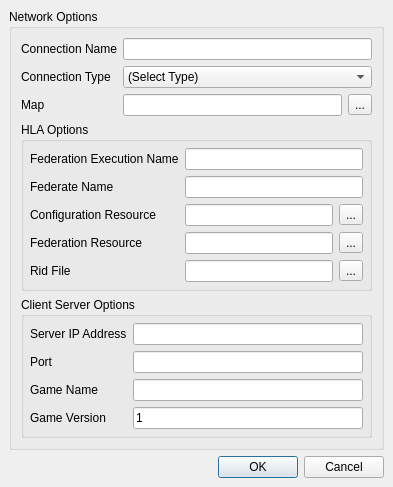
<ui version="4.0" >
 <class>HLAOptions</class>
 <widget class="QDialog" name="HLAOptions" >
  <property name="geometry" >
   <rect>
    <x>0</x>
    <y>0</y>
    <width>393</width>
    <height>463</height>
   </rect>
  </property>
  <property name="windowTitle" >
   <string>Network Options</string>
  </property>
  <property name="toolTip" >
   <string>These are the options you wish to associate with a HLA connection.</string>
  </property>
  <layout class="QGridLayout" >
   <property name="sizeConstraint" >
    <enum>QLayout::SetMinAndMaxSize</enum>
   </property>
   <property name="margin" >
    <number>9</number>
   </property>
   <property name="spacing" >
    <number>6</number>
   </property>
   <item row="0" column="0" >
    <widget class="QGroupBox" name="mMainGroupBox" >
     <property name="title" >
      <string>Network Options</string>
     </property>
     <layout class="QVBoxLayout" name="verticalLayout" >
      <property name="sizeConstraint" >
       <enum>QLayout::SetMinAndMaxSize</enum>
      </property>
      <item>
       <layout class="QGridLayout" name="gridLayout" >
        <property name="spacing" >
         <number>6</number>
        </property>
        <item row="2" column="0" >
         <widget class="QLabel" name="mConnectionTypeLabel" >
          <property name="text" >
           <string>Connection Type</string>
          </property>
         </widget>
        </item>
        <item row="2" column="1" >
         <widget class="QComboBox" name="mConnectionTypeCombo" >
          <property name="currentIndex" >
           <number>0</number>
          </property>
          <property name="maxVisibleItems" >
           <number>5</number>
          </property>
          <property name="duplicatesEnabled" >
           <bool>false</bool>
          </property>
          <item>
           <property name="text" >
            <string>(Select Type)</string>
           </property>
          </item>
          <item>
           <property name="text" >
            <string>HLA</string>
           </property>
          </item>
          <item>
           <property name="text" >
            <string>Client-Server</string>
           </property>
          </item>
         </widget>
        </item>
        <item row="1" column="1" >
         <widget class="QLineEdit" name="mConnectionNameLineEdit" >
          <property name="toolTip" >
           <string>This is the name of the connection. It must be unique.</string>
          </property>
          <property name="whatsThis" >
           <string>Name of the connection.</string>
          </property>
         </widget>
        </item>
        <item row="1" column="0" >
         <widget class="QLabel" name="mConnectionNameLabel" >
          <property name="text" >
           <string>Connection Name</string>
          </property>
          <property name="buddy" >
           <cstring>mConnectionNameLineEdit</cstring>
          </property>
         </widget>
        </item>
        <item row="3" column="0" >
         <widget class="QLabel" name="mMapLabel" >
          <property name="text" >
           <string>Map</string>
          </property>
          <property name="buddy" >
           <cstring>mMapLineEdit</cstring>
          </property>
         </widget>
        </item>
        <item row="3" column="1" >
         <layout class="QHBoxLayout" >
          <property name="spacing" >
           <number>6</number>
          </property>
          <property name="sizeConstraint" >
           <enum>QLayout::SetMinimumSize</enum>
          </property>
          <property name="margin" >
           <number>0</number>
          </property>
          <item>
           <widget class="QLineEdit" name="mMapLineEdit" >
            <property name="toolTip" >
             <string>The map you select must correspond to the project context passed in on the command line.</string>
            </property>
            <property name="whatsThis" >
             <string>The map is the XML file which contains all of your game actors and events</string>
            </property>
            <property name="readOnly" >
             <bool>true</bool>
            </property>
           </widget>
          </item>
          <item>
           <widget class="QToolButton" name="mMapToolButton" >
            <property name="text" >
             <string>...</string>
            </property>
           </widget>
          </item>
         </layout>
        </item>
       </layout>
      </item>
      <item>
       <widget class="QGroupBox" name="mHLAOptionsGroup" >
        <property name="title" >
         <string>HLA Options</string>
        </property>
        <layout class="QGridLayout" name="gridLayout_3" >
         <property name="sizeConstraint" >
          <enum>QLayout::SetMinAndMaxSize</enum>
         </property>
         <property name="margin" >
          <number>6</number>
         </property>
         <item row="0" column="0" >
          <widget class="QLabel" name="mFedExNameLabel" >
           <property name="text" >
            <string>Federation Execution Name</string>
           </property>
           <property name="buddy" >
            <cstring>mFedExLineEdit</cstring>
           </property>
          </widget>
         </item>
         <item row="0" column="1" >
          <widget class="QLineEdit" name="mFedExLineEdit" >
           <property name="toolTip" >
            <string>The federation execution name (fedex) is the name of the federation that you wish to join in JSAF</string>
           </property>
           <property name="whatsThis" >
            <string>The federation execution name (fedex) is the name of the federation that you wish to join in JSAF.</string>
           </property>
          </widget>
         </item>
         <item row="1" column="0" >
          <widget class="QLabel" name="mFederateNameLabel" >
           <property name="text" >
            <string>Federate Name</string>
           </property>
           <property name="buddy" >
            <cstring>mFederateNameLineEdit</cstring>
           </property>
          </widget>
         </item>
         <item row="1" column="1" >
          <widget class="QLineEdit" name="mFederateNameLineEdit" >
           <property name="toolTip" >
            <string>The Federate name is the identifier that will be used for you when you connect to the federation. </string>
           </property>
           <property name="whatsThis" >
            <string>The Federate name is the identifier that will be used for you when you connect to the federation.</string>
           </property>
          </widget>
         </item>
         <item row="2" column="0" >
          <widget class="QLabel" name="mConfigurationResourceLabel" >
           <property name="text" >
            <string>Configuration Resource</string>
           </property>
           <property name="buddy" >
            <cstring>mConfigFileLineEdit</cstring>
           </property>
          </widget>
         </item>
         <item row="2" column="1" >
          <layout class="QHBoxLayout" >
           <property name="spacing" >
            <number>6</number>
           </property>
           <property name="margin" >
            <number>0</number>
           </property>
           <item>
            <widget class="QLineEdit" name="mConfigFileLineEdit" >
             <property name="toolTip" >
              <string>This configuration file is what maps Delta3D to JSAF entities. </string>
             </property>
             <property name="whatsThis" >
              <string>This configuration file is what maps Delta3D to JSAF entities. </string>
             </property>
             <property name="readOnly" >
              <bool>true</bool>
             </property>
            </widget>
           </item>
           <item>
            <widget class="QToolButton" name="mConfigFileToolButton" >
             <property name="text" >
              <string>...</string>
             </property>
            </widget>
           </item>
          </layout>
         </item>
         <item row="3" column="0" >
          <widget class="QLabel" name="mFederationFileLabel" >
           <property name="text" >
            <string>Federation Resource</string>
           </property>
           <property name="buddy" >
            <cstring>mFedFileLineEdit</cstring>
           </property>
          </widget>
         </item>
         <item row="3" column="1" >
          <layout class="QHBoxLayout" >
           <property name="spacing" >
            <number>6</number>
           </property>
           <property name="margin" >
            <number>0</number>
           </property>
           <item>
            <widget class="QLineEdit" name="mFedFileLineEdit" >
             <property name="toolTip" >
              <string>The federation (fed) file is the file that defines the entities you will be using. </string>
             </property>
             <property name="whatsThis" >
              <string>The federation (fed) file is the file that defines the entities you will be using. </string>
             </property>
             <property name="readOnly" >
              <bool>true</bool>
             </property>
            </widget>
           </item>
           <item>
            <widget class="QToolButton" name="mFedFileToolButton" >
             <property name="text" >
              <string>...</string>
             </property>
            </widget>
           </item>
          </layout>
         </item>
         <item row="4" column="0" >
          <widget class="QLabel" name="mRidFileLabel" >
           <property name="text" >
            <string>Rid File</string>
           </property>
           <property name="buddy" >
            <cstring>mRidFileLineEdit</cstring>
           </property>
          </widget>
         </item>
         <item row="4" column="1" >
          <layout class="QVBoxLayout" >
           <property name="spacing" >
            <number>6</number>
           </property>
           <property name="margin" >
            <number>0</number>
           </property>
           <item>
            <layout class="QHBoxLayout" >
             <property name="spacing" >
              <number>6</number>
             </property>
             <property name="margin" >
              <number>0</number>
             </property>
             <item>
              <widget class="QLineEdit" name="mRidFileLineEdit" >
               <property name="toolTip" >
                <string>This is the rid file to use for the RTI. It should match the rid file used by the JSAF you are connecting to. </string>
               </property>
               <property name="whatsThis" >
                <string>This is the rid file to use for the RTI. It should match the rid file used by the JSAF you are connecting to.</string>
               </property>
               <property name="readOnly" >
                <bool>true</bool>
               </property>
              </widget>
             </item>
             <item>
              <widget class="QToolButton" name="mRidFileToolButton" >
               <property name="text" >
                <string>...</string>
               </property>
              </widget>
             </item>
            </layout>
           </item>
          </layout>
         </item>
        </layout>
       </widget>
      </item>
      <item>
       <widget class="QGroupBox" name="mClientServerGroup" >
        <property name="title" >
         <string>Client Server Options</string>
        </property>
        <layout class="QGridLayout" name="gridLayout_2" >
         <property name="sizeConstraint" >
          <enum>QLayout::SetMinAndMaxSize</enum>
         </property>
         <property name="margin" >
          <number>6</number>
         </property>
         <item row="0" column="0" >
          <widget class="QLabel" name="mServerIPAddressLabel" >
           <property name="text" >
            <string>Server IP Address</string>
           </property>
          </widget>
         </item>
         <item row="0" column="1" >
          <widget class="QLineEdit" name="mServerIPAddressEdit" >
           <property name="toolTip" >
            <string>The IP Address of the server (ex 192.168.0.1).</string>
           </property>
          </widget>
         </item>
         <item row="1" column="0" >
          <widget class="QLabel" name="mServerPortLabel" >
           <property name="text" >
            <string>Port</string>
           </property>
          </widget>
         </item>
         <item row="1" column="1" >
          <widget class="QLineEdit" name="mServerPortEdit" >
           <property name="toolTip" >
            <string>The port number to connect to your server (ex 7239).</string>
           </property>
          </widget>
         </item>
         <item row="2" column="1" >
          <widget class="QLineEdit" name="mServerGameNameEdit" >
           <property name="toolTip" >
            <string>The descriptive name for the network server you are connecting to (ex 'Demo').</string>
           </property>
          </widget>
         </item>
         <item row="2" column="0" >
          <widget class="QLabel" name="mServerGameNameLabel" >
           <property name="text" >
            <string>Game Name</string>
           </property>
          </widget>
         </item>
         <item row="3" column="0" >
          <widget class="QLabel" name="mServerGameVersionLabel" >
           <property name="text" >
            <string>Game Version</string>
           </property>
          </widget>
         </item>
         <item row="3" column="1" >
          <widget class="QLineEdit" name="mServerGameVersionEdit" >
           <property name="toolTip" >
            <string>The version of the server you are connecting to (ex 1, 2, 3).</string>
           </property>
           <property name="text" >
            <string>1</string>
           </property>
          </widget>
         </item>
        </layout>
       </widget>
      </item>
      <item>
       <spacer name="verticalSpacer" >
        <property name="orientation" >
         <enum>Qt::Vertical</enum>
        </property>
        <property name="sizeHint" stdset="0" >
         <size>
          <width>20</width>
          <height>40</height>
         </size>
        </property>
       </spacer>
      </item>
     </layout>
    </widget>
   </item>
   <item row="1" column="0" >
    <widget class="QDialogButtonBox" name="mButtonBox" >
     <property name="orientation" >
      <enum>Qt::Horizontal</enum>
     </property>
     <property name="standardButtons" >
      <set>QDialogButtonBox::Cancel|QDialogButtonBox::Ok</set>
     </property>
    </widget>
   </item>
  </layout>
 </widget>
 <tabstops>
  <tabstop>mFedExLineEdit</tabstop>
  <tabstop>mFederateNameLineEdit</tabstop>
  <tabstop>mMapLineEdit</tabstop>
  <tabstop>mMapToolButton</tabstop>
  <tabstop>mConfigFileLineEdit</tabstop>
  <tabstop>mConfigFileToolButton</tabstop>
  <tabstop>mFedFileLineEdit</tabstop>
  <tabstop>mFedFileToolButton</tabstop>
  <tabstop>mRidFileLineEdit</tabstop>
  <tabstop>mRidFileToolButton</tabstop>
  <tabstop>mButtonBox</tabstop>
 </tabstops>
 <resources/>
 <connections>
  <connection>
   <sender>mButtonBox</sender>
   <signal>rejected()</signal>
   <receiver>HLAOptions</receiver>
   <slot>reject()</slot>
   <hints>
    <hint type="sourcelabel" >
     <x>270</x>
     <y>330</y>
    </hint>
    <hint type="destinationlabel" >
     <x>286</x>
     <y>274</y>
    </hint>
   </hints>
  </connection>
  <connection>
   <sender>mButtonBox</sender>
   <signal>accepted()</signal>
   <receiver>HLAOptions</receiver>
   <slot>accept()</slot>
   <hints>
    <hint type="sourcelabel" >
     <x>270</x>
     <y>330</y>
    </hint>
    <hint type="destinationlabel" >
     <x>157</x>
     <y>274</y>
    </hint>
   </hints>
  </connection>
 </connections>
</ui>
